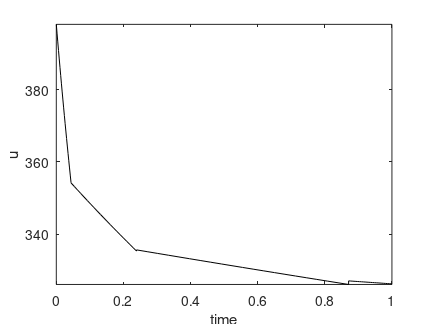

Source code (MATLAB): (Note: this script raises an error after producing the figure.)
load optimprofiles tplot uplot xplot
uplot = 2500./uplot;

% ploting
%..........................................................................
plot(tplot,uplot,'k')
title('')
xlabel('time')
ylabel('u')
axis tight %([0 1 298 398])
set(1,'PaperUnits','centimeters')
set(1,'PaperPosition',[3 10 11 8.25])

print -depsc u_524a.eps
pause

plot(tplot,xplot(:,1),'b:',tplot,xplot(:,2),'r--')
title('')
xlabel('time')
ylabel('x_1, x_2')
legend('x_1','x_2',4)
axis tight %([0 1 0 1])
set(1,'PaperUnits','centimeters')
set(1,'PaperPosition',[3 10 11 8.25])

print -depsc x12_524a.eps
pause
close
%..........................................................................